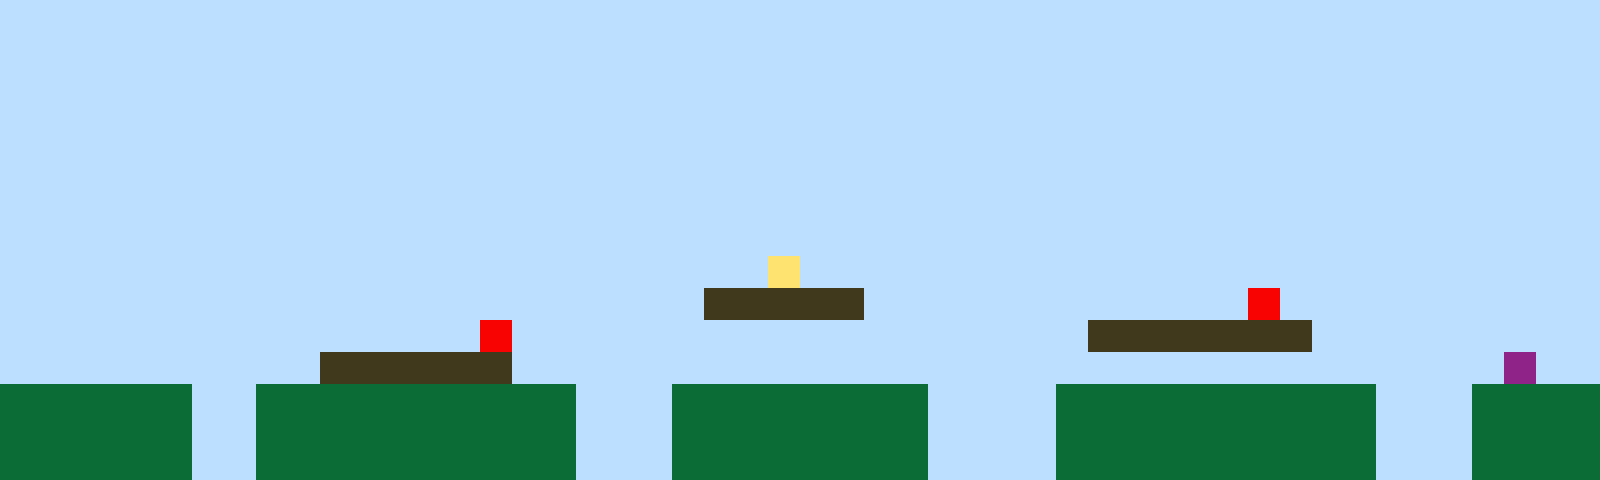

Rendered tile map (Tiled .tmx) drawn with the repository's tilesets; below, a short description and the full map source, tile grids included:
An orthogonal 50x15 tile map with 32x32 px tiles, 1 tile layer (Tile Layer 1).

<map version="1.10" tiledversion="1.11.2" orientation="orthogonal" renderorder="right-up" width="50" height="15" tilewidth="32" tileheight="32" infinite="0" nextlayerid="2" nextobjectid="1"><editorsettings><export target="map1.csv" format="csv" /></editorsettings><tileset firstgid="1" name="sprites" tilewidth="32" tileheight="32" tilecount="6" columns="3"><image source="sprites.png" width="96" height="64" /></tileset><layer id="1" name="Tile Layer 1" width="50" height="15"><data encoding="csv">1,1,1,1,1,1,1,1,1,1,1,1,1,1,1,1,1,1,1,1,1,1,1,1,1,1,1,1,1,1,1,1,1,1,1,1,1,1,1,1,1,1,1,1,1,1,1,1,1,1,1,1,1,1,1,1,1,1,1,1,1,1,1,1,1,1,1,1,1,1,1,1,1,1,1,1,1,1,1,1,1,1,1,1,1,1,1,1,1,1,1,1,1,1,1,1,1,1,1,1,1,1,1,1,1,1,1,1,1,1,1,1,1,1,1,1,1,1,1,1,1,1,1,1,1,1,1,1,1,1,1,1,1,1,1,1,1,1,1,1,1,1,1,1,1,1,1,1,1,1,1,1,1,1,1,1,1,1,1,1,1,1,1,1,1,1,1,1,1,1,1,1,1,1,1,1,1,1,1,1,1,1,1,1,1,1,1,1,1,1,1,1,1,1,1,1,1,1,1,1,1,1,1,1,1,1,1,1,1,1,1,1,1,1,1,1,1,1,1,1,1,1,1,1,1,1,1,1,1,1,1,1,1,1,1,1,1,1,1,1,1,1,1,1,1,1,1,1,1,1,1,1,1,1,1,1,1,1,1,1,1,1,1,1,1,1,1,1,1,1,1,1,1,1,1,1,1,1,1,1,1,1,1,1,1,1,1,1,1,1,1,1,1,1,1,1,1,1,1,1,1,1,1,1,1,1,1,1,1,1,1,1,1,1,1,1,1,1,1,1,1,1,1,1,1,1,1,1,1,1,1,1,1,1,1,1,1,1,1,1,1,1,1,1,1,1,1,1,1,1,1,1,1,1,1,1,1,1,1,1,1,1,1,1,1,1,1,1,1,1,1,1,1,1,1,1,1,1,1,1,1,1,1,1,1,1,1,1,1,1,1,1,1,1,1,1,1,1,1,1,1,1,1,1,1,1,1,1,1,1,1,1,1,1,1,1,1,1,1,1,1,1,1,1,4,1,1,1,1,1,1,1,1,1,1,1,1,1,1,1,1,1,1,1,1,1,1,1,1,1,1,1,1,1,1,1,1,1,1,1,1,1,1,1,1,1,1,1,1,1,1,1,3,3,3,3,3,1,1,1,1,1,1,1,1,1,1,1,1,5,1,1,1,1,1,1,1,1,1,1,1,1,1,1,1,1,1,1,1,1,1,1,1,1,1,5,1,1,1,1,1,1,1,1,1,1,1,1,1,1,1,1,1,1,3,3,3,3,3,3,3,1,1,1,1,1,1,1,1,1,1,1,1,1,1,1,1,1,1,1,3,3,3,3,3,3,1,1,1,1,1,1,1,1,1,1,1,1,1,1,1,1,1,1,1,1,1,1,1,1,1,1,1,1,1,1,1,6,1,1,2,2,2,2,2,2,1,1,2,2,2,2,2,2,2,2,2,2,1,1,1,2,2,2,2,2,2,2,2,1,1,1,1,2,2,2,2,2,2,2,2,2,2,1,1,1,2,2,2,2,2,2,2,2,2,2,1,1,2,2,2,2,2,2,2,2,2,2,1,1,1,2,2,2,2,2,2,2,2,1,1,1,1,2,2,2,2,2,2,2,2,2,2,1,1,1,2,2,2,2,2,2,2,2,2,2,1,1,2,2,2,2,2,2,2,2,2,2,1,1,1,2,2,2,2,2,2,2,2,1,1,1,1,2,2,2,2,2,2,2,2,2,2,1,1,1,2,2,2,2</data></layer></map>
